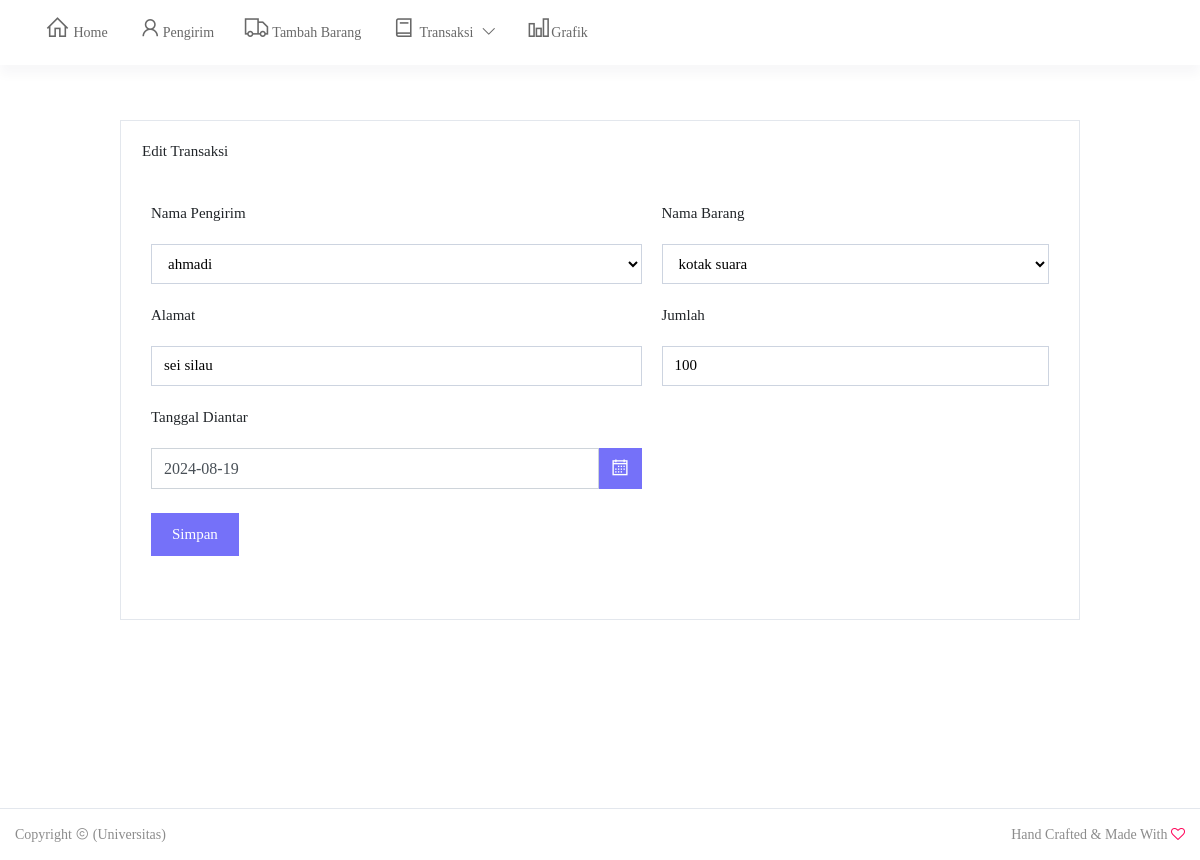
Page /menu/index.php?menu=transaksi/edittransaksi&id_transaksi=71&opsi=edit (signed in) on the committed database.
### tables this page shows
CREATE TABLE `tb_transaksi` (
  `id_transaksi` int(11) NOT NULL,
  `id_pelanggan` int(11) DEFAULT NULL,
  `nama_barang` varchar(50) DEFAULT NULL,
  `alamat_brg` varchar(250) NOT NULL,
  `jumlah` varchar(50) DEFAULT NULL,
  `tanggal_ambil` date DEFAULT NULL
);

CREATE TABLE `tb_pelanggan` (
  `id_pelanggan` int(11) NOT NULL,
  `nama_pelanggan` varchar(50) DEFAULT NULL,
  `jenis_kelamin` enum('Laki-laki','Perempuan') DEFAULT NULL,
  `no_telp` varchar(50) DEFAULT NULL,
  `alamat` varchar(100) DEFAULT NULL,
  `bergabung_pada` date DEFAULT NULL
);

CREATE TABLE `tb_barang` (
  `nama_barang` varchar(250) NOT NULL,
  `banyak_brg` int(11) NOT NULL,
  `id_barang` int(11) NOT NULL
);

### menu/transaksi/edittransaksi.php (the view, shortened to what this page needs)
<?php
	$transaksi = [];
	if(!empty($_GET['opsi']) && $_GET['opsi'] == 'edit'){
		$id_transaksi = $_GET['id_transaksi'];
		$result = mysqli_query($koneksi, "SELECT * FROM tb_transaksi WHERE id_transaksi = '$id_transaksi'");
		$transaksi = mysqli_fetch_assoc($result);
	}
?>
<div class="content">
	<div class="tabel">
		<table width="100%">
			<tr>
				<td><h5>Edit Transaksi</h5></td>
			</tr>
		</table>
		<br>
		<form method="POST" enctype="multipart/form-data">
			<table width="100%" cellpadding="10">
				<tr>
					<td>Nama Pengirim</td>
					<td>Nama Barang</td>
				</tr>
				<tr>
					<td>
						<select name="id_pelanggan" class="form-input" required>
							<?php
								$q = mysqli_query($koneksi, "SELECT * FROM tb_pelanggan");
								while ($data = mysqli_fetch_assoc($q)) {
							?>
								<option value="<?php echo $data['id_pelanggan'];?>"
								<?php
									if (isset($transaksi['id_pelanggan']) && $transaksi['id_pelanggan'] == $data['id_pelanggan']) {
										echo 'selected';
									}
								?>
								><?php echo $data['nama_pelanggan']?></option>
							<?php
								}
							?>
						</select>
					</td>
					<td>
						<select name="nama_barang" class="form-input" required>
							<?php
								$q = mysqli_query($koneksi, "SELECT * FROM tb_barang");
								while ($data = mysqli_fetch_assoc($q)) {
							?>
								<option value="<?php echo $data['nama_barang'];?>"
								<?php
									if (isset($transaksi['nama_barang']) && $transaksi['nama_barang'] == $data['nama_barang']) {
										echo 'selected';
									}
								?>
								><?php echo $data['nama_barang']?></option>
							<?php
								}
							?>
						</select>
					</td>
				</tr>
				<tr>
					<td>Alamat</td>
					<td>Jumlah</td>
				</tr>
				<tr>
					<td>
						<input type="text" name="alamat_brg" id="alamat_brg" class="form-input" value="<?php echo isset($transaksi['alamat_brg']) ? $transaksi['alamat_brg'] : ''; ?>" required>
					</td>
					<td>
						<input type="text" name="jumlah" id="jumlah" class="form-input" value="<?php echo isset($transaksi['jumlah']) ? $transaksi['jumlah'] : ''; ?>" required>
					</td>
				</tr>
				<tr>
					<td>Tanggal Diantar</td>
				</tr>
				<tr>
					<td>
						<div class="input-group mb-1 input-group-md">
							<input type="text" name="tanggal_ambil" id="tanggal" class="form-control" style="border-radius: 0;" value="<?php echo isset($transaksi['tanggal_ambil']) ? $transaksi['tanggal_ambil'] : ''; ?>" required>
							<div class="input-group-append">
							      <button type="button" class="calendar btn-blue"><i class="la la-calendar"></i></button>
							</div>
						</div>
					</td>
				</tr>
				<tr>
					<td>
						<button class="button btn-blue" name="simpan" value="edit">Simpan</button>
					</td>
				</tr>
			</table>
		</form>
	</div>
</div>

### asset/css/menu.css (style rules this page uses)
.content { width: 100%; min-height: 500px; background: transparent; padding: 50px 120px 40px 120px; top: 70px; position: absolute; z-index: -1; }
.content h5 { font-family: roboto-medium; font-size: 15px; }
.tabel { width: 100%; min-height: 500px; background: #fff; border: solid 1px #e3e7ed; padding: 20px; font-size: 15px; margin-bottom: 200px; }
.form-input { border: 1px solid #cdd4e0; font-size: 15px; box-shadow: none; outline: 0.3; width: 100%; padding: 0.375rem 0.75rem; line-height: 1.7; background-color: #ffffff; border-radius: 0; outline-color: rgba(89, 214, 242, 0.5); display: flex; }
select.form-input { height: calc(2.35rem + 2px); }
.button { display: inline-block; text-align: center; white-space: nowrap; user-select: none; border: 1px solid transparent; padding: 0.562rem 1.25rem; font-size: 15px; font-family: roboto-medium; color: #fff; }
.calendar { display: inline-block; text-align: center; white-space: nowrap; user-select: none; border: 1px solid transparent; padding: 0.2rem 0.6rem; font-size: 22px; font-family: roboto-medium; color: #fff; }
.btn-blue { background: #7571f9; }

### rows in the picture
tb_transaksi: id_pelanggan "ahmadi", nama_barang "kotak suara", alamat_brg "sei silau", jumlah "100", tanggal_ambil "2024-08-19"
